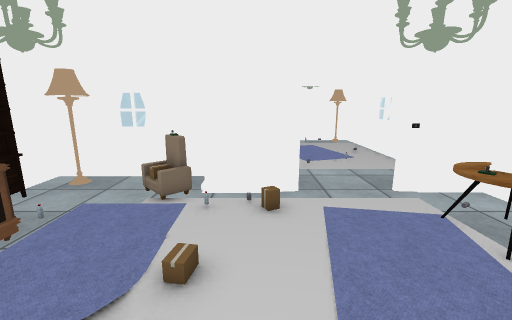
[1] (above)

16 first-person views from a walk through a 3-D level made in the Unity game engine. The camera is 1.5 m above the floor, tilts 12° down and sees 90° across. The floor is counted in squares, 0.5 m on a side. Each view is taken from the middle of a square. On the plan, view 1 faces up. The plan holds only what a view shows up to about 19 squares ahead; the rest is blank. The player is left out. Door leaves are left out, so doorways stand open. Some surface patterns are stand-ins.

[2]
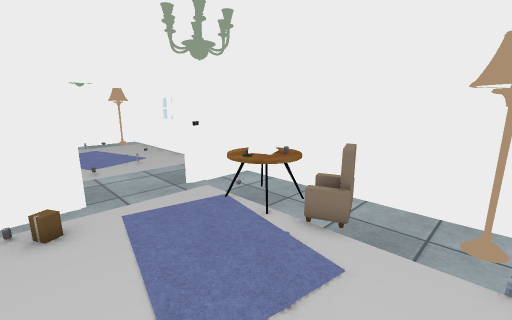

[3]
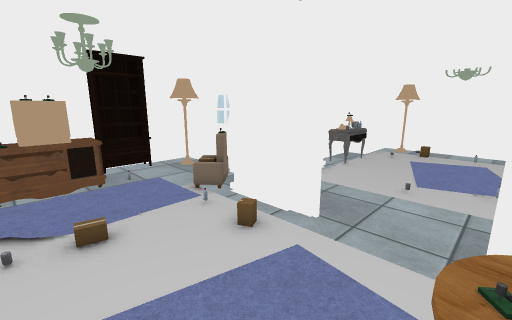

[4]
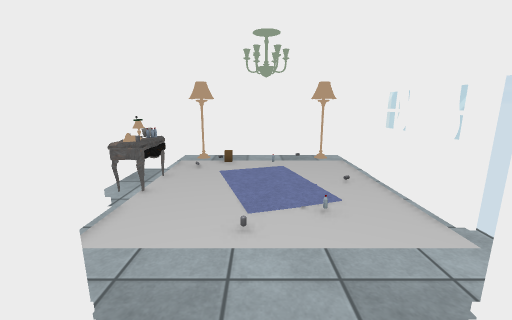

[5]
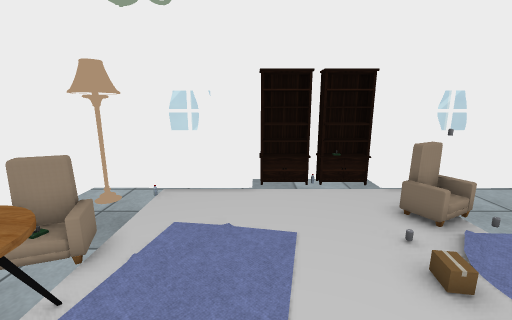

[6]
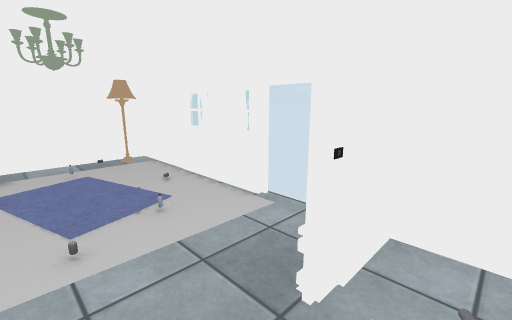

[7]
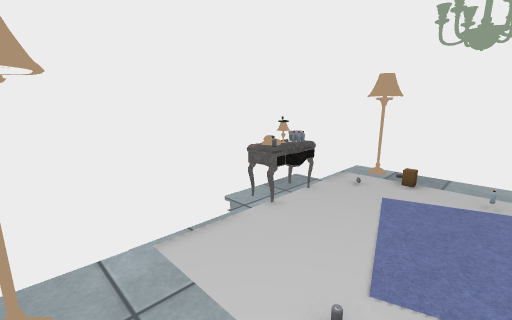

[8]
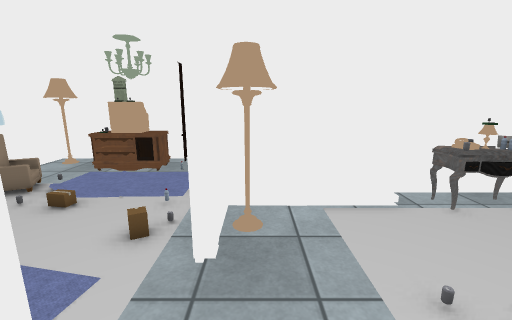

[9]
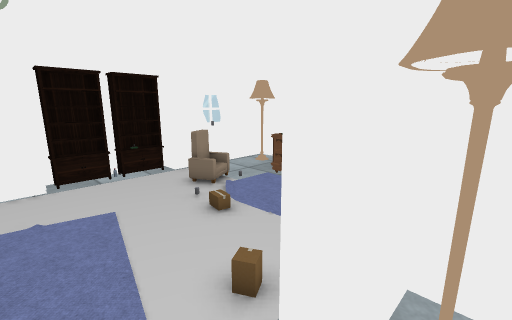

[10]
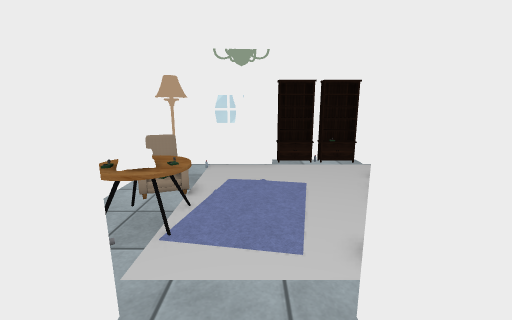

[11]
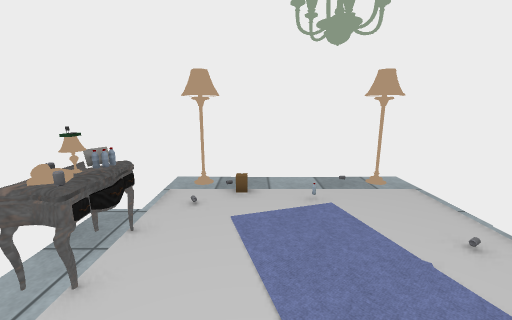

[12]
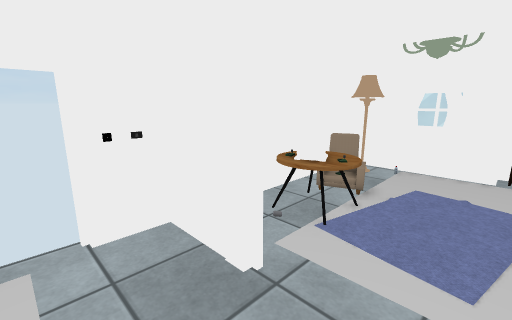

[13]
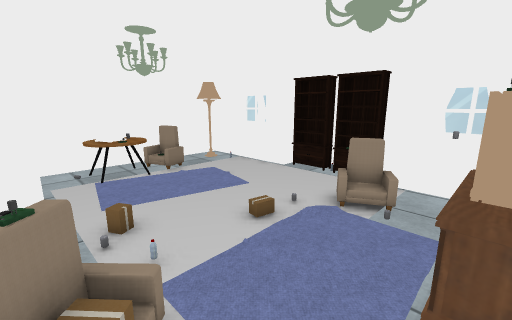

[14]
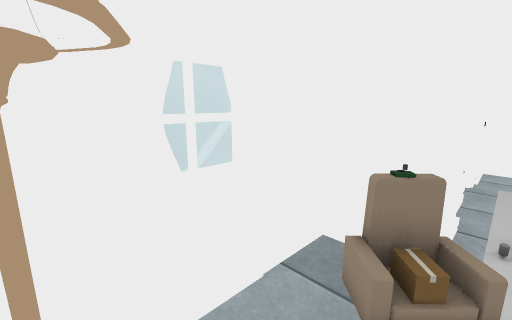

[15]
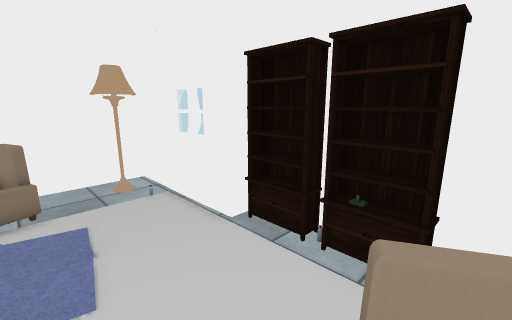

[16]
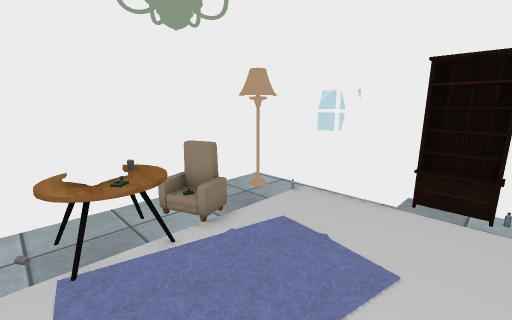

### Floor plan
Key: @ floor where view 1 was taken; # wall or solid block; . floor; D open door; = window, fence, low wall or low ledge; O other object.
Columns run from 8 left of view 1 to 9 right of it. Each row starts with its distance up from view 1.
 23          #######
 22         # .... ##
 21       ###......##
 20       #=........#
 19      ##...OOO...#
 18      #OO..OOOO..##
 17      #OO..OOOO..=
 16      #OO..OOOO..#
 15      #  ...OOO..#
 14      ##=...OO...#
 13       #=........##
 12       #=........D
 11  ######= .......D#
 10 ###==.####......O
  9 ##..######DDDO###
  8 #....  .........#
  7 #...  .......OO.#
  6 #OO.  .....  OOO#
  5  OOO  .....  OOO#
  4   OO  ....   .O #
  3   OO .O...  ..###
  2  OO.............#
  1   ...=.........##
  0 ##.. #..@.....###
 -1  ###############
 -2   ###### #

Positions as (right, up) in squares from view 1, and headings:
1: (0, 0), facing up
2: (0, 0), facing up-right
3: (5, 3), facing up-left
4: (3, 7), facing up
5: (2, 8), facing down
6: (2, 7), facing up-right
7: (4, 10), facing up-left
8: (6, 10), facing left
9: (3, 10), facing down-left
10: (3, 12), facing down
11: (2, 12), facing up
12: (2, 12), facing down-right
13: (-6, 9), facing down-right
14: (-7, 8), facing up-right
15: (-3, 3), facing down-right
16: (0, 7), facing down-right
